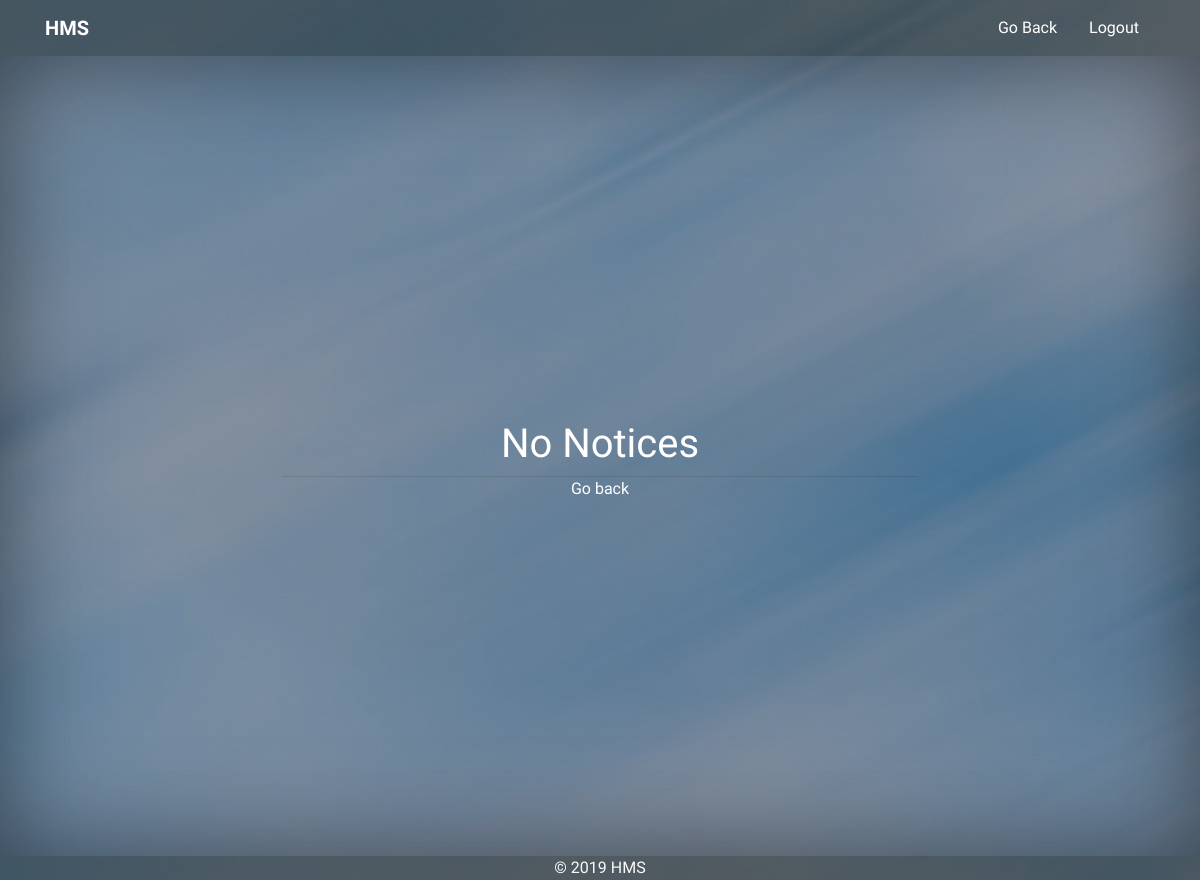
Before: /noticesstud with the older database file.
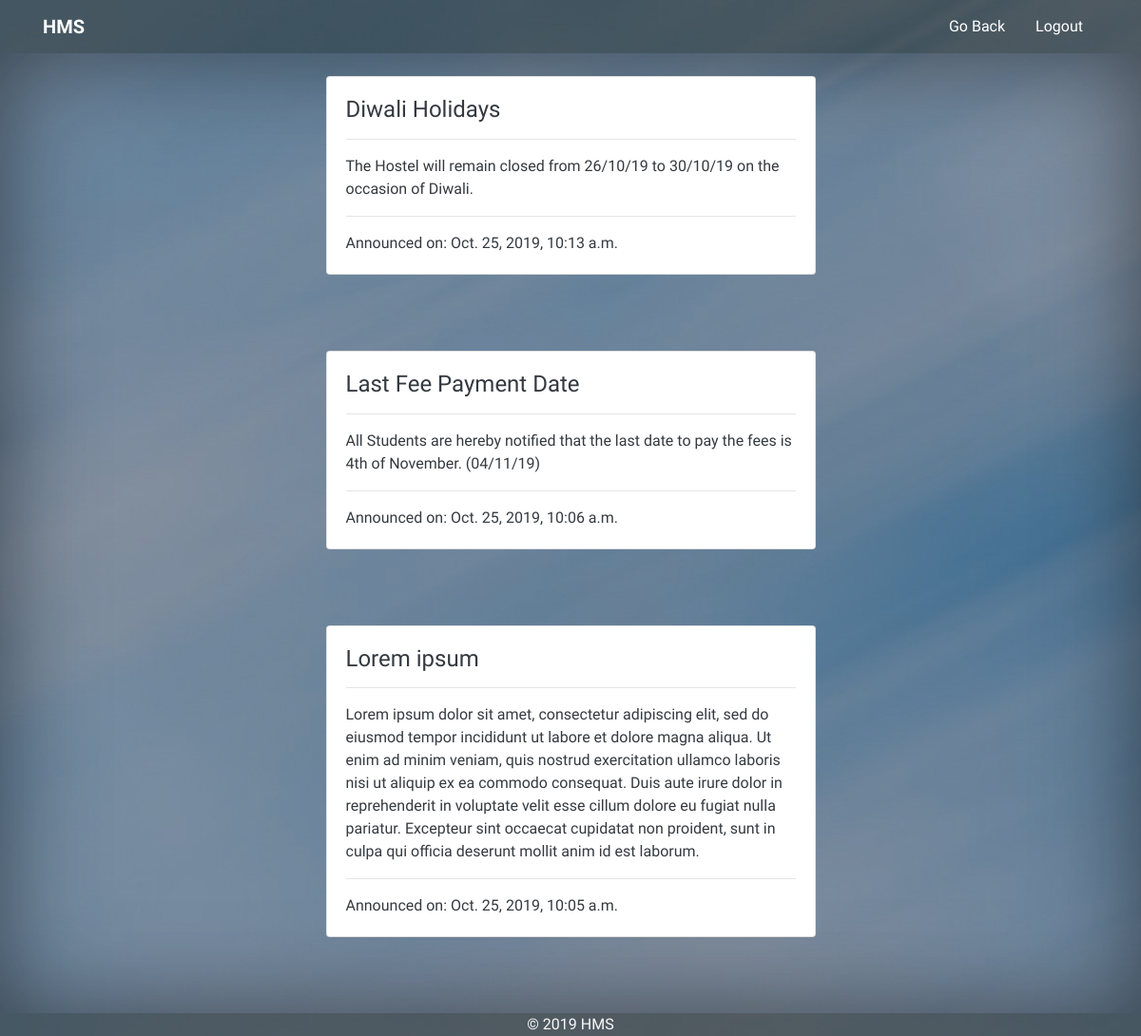
After: the same page with the newer database file.
### posts/models.py (models this page shows, shortened)
class Post(models.Model):
    title = models.CharField(max_length=200, unique=True)
    created_on = models.DateTimeField(auto_now_add=True)
    content = models.TextField()

### posts/views.py (the view)
# urls.py: path('noticesstud', views.PostListStud.as_view(), name='noticesstud'),
class PostListStud(generic.ListView):
    queryset = Post.objects.all().order_by('-created_on')
    template_name = 'posts/allpost_student.html'

### posts/templates/posts/allpost_student.html
{% extends 'accounts/base.html' %}
{% block side %}
<a class="nav-link nav-social" href="{% url 'student' %}">Go Back</a>
<a class="nav-link nav-social" href="{% url 'logout' %}">Logout</a>
{% endblock %}
{% block content %}
<div class="row text-left">
    {% for post in post_list %}
        <div class="col-sm-3"></div>
        <div class="col-sm-6" style="padding-bottom: 5rem;">
            <div class="card" >
                <div class="card-body">
                    <h4 class="card-title text-dark">{{ post.title }}</h4><hr>
                    <p class="card-text text-dark">{{ post.content }} <br>
                    </p>
                    <hr>
                    <p class="card-text text-dark">
                        Announced on: {{ post.created_on }}
                    </p>
                </div>
            </div>
        </div>
        <div class="col-sm-3"></div>
    {% empty %}
    <div class="col-sm-12">
        <div class="bgimg w3-display-container w3-animate-opacity w3-text-white">
            <div class="w3-display-middle">
                <h1 class="w3-jumbo w3-animate-top text-center">No Notices</h1>
                <hr class="w3-border-grey" style="margin:auto;width:60%">
                <p class="w3-large w3-center" style="text-align: center;">
                <a href="{% url 'student' %}">Go back</a>
                </p>
            </div>
        </div>
    </div>
    {% endfor %}
</div>
{% endblock %}

Changed rows visible on the page:
added Post: title "Diwali Holidays", content "The Hostel will remain closed from 26/10/19 to 30/10/19 on the occasion of Diwali.", created_on "Oct. 25, 2019, 10:13 a.m."
added Post: title "Last Fee Payment Date", content "All Students are hereby notified that the last date to pay the fees is 4th of November. (04/11/19)", created_on "Oct. 25, 2019, 10:06 a.m."
added Post: title "Lorem ipsum", content "Lorem ipsum dolor sit amet, consectetur adipiscing elit, sed do eiusmod tempor incididunt ut labore et dolore magna aliqua. Ut enim ad minim veniam, quis nostrud exercitation ullamco laboris nisi ut aliquip ex ea commodo consequat. Duis aute irure dolor in reprehenderit in voluptate velit esse cillum dolore eu fugiat nulla pariatur. Excepteur sint occaecat cupidatat non proident, sunt in culpa qui officia deserunt mollit anim id est laborum.", created_on "Oct. 25, 2019, 10:05 a.m."
Other visible differences:
text no longer shown: "No Notices Go back"
